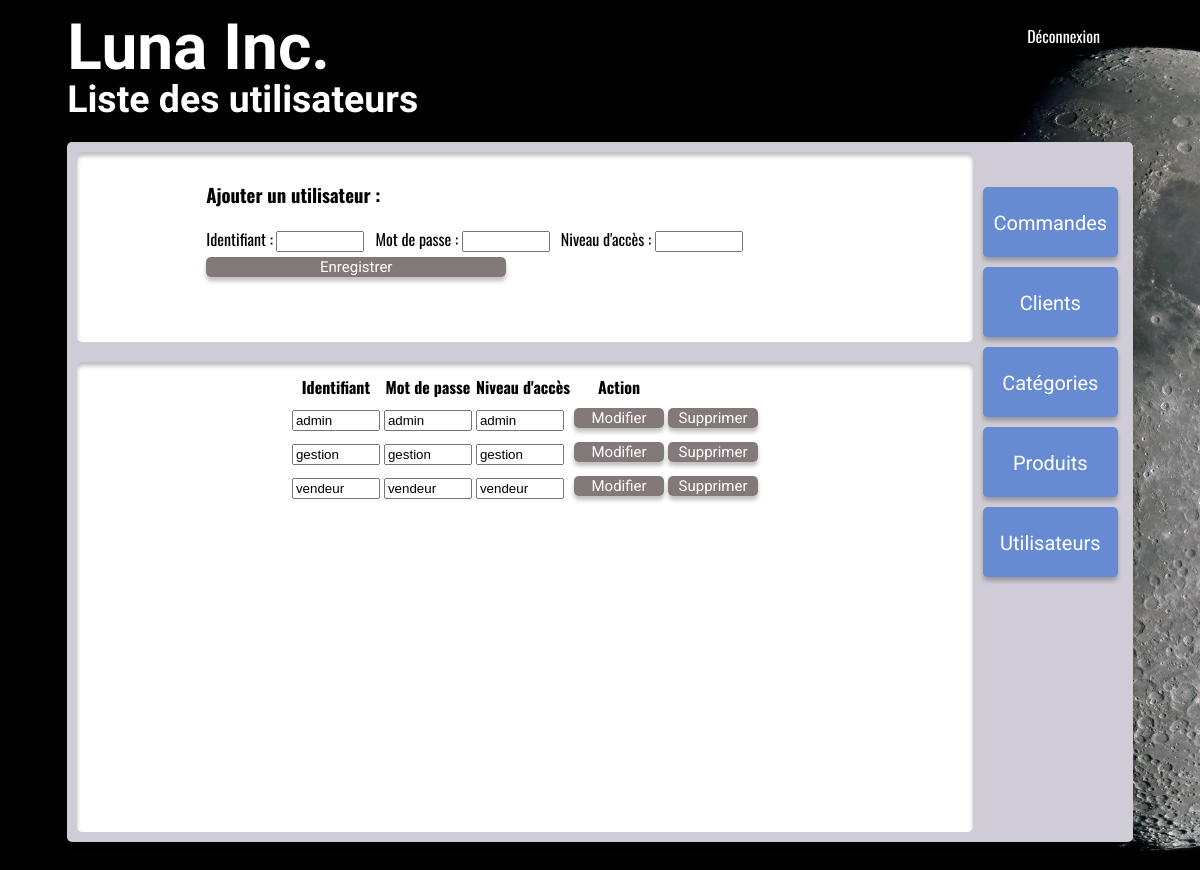
/admin/utilisateurs.php (signed in), run on the app's committed database.
### tables this page shows
CREATE TABLE IF NOT EXISTS `utilisateurs` (
  `utilisateurs_nom` varchar(45) NOT NULL,
  `utilisateurs_password` varchar(45) NOT NULL,
  `utilisateurs_privilege` varchar(45) NOT NULL,
  PRIMARY KEY (`utilisateurs_nom`)
);

### inc/sql.php (called while the page is built, shortened)
<?php
function listerUtilisateurs($conn)
{
    $req = "SELECT * FROM utilisateurs";
    if ($result = mysqli_query($conn, $req)) {
        $nbResult = mysqli_num_rows($result);
        $liste = array();
        if ($nbResult) {
            mysqli_data_seek($result, 0);
            while ($row = mysqli_fetch_array($result, MYSQLI_ASSOC)) {
                $liste[] = $row;
            }
        }
        return $liste;
    } else {
        errSQL($conn);
        exit;
    }
}
    ?>

### admin/utilisateurs.php (the view, shortened to what this page needs)
<?php
require_once("../inc/sql.php");
$liste = listerUtilisateurs($conn);
?>
<!DOCTYPE html>
<html lang="fr">
<head>
    <link rel="stylesheet" href="../assets/css/style.css">
    <link href="https://fonts.googleapis.com/css?family=Oswald|Play|Roboto&display=swap" rel="stylesheet"> </head>
</head>
<header>
<h1><a href="commandes.php">Luna Inc.</a></h1>
    <h3>Liste des utilisateurs</h3>
</header>
<body>
    <main class="boiteGrise">
    <section class="affichage">
            <form action="" method="post">
            <h3>Ajouter un utilisateur : </h3>
            <label>Identifiant :</label>
            <input type="text" name="nom" value="<?php echo isset($nom) ? $nom : "" ?>" required>
            <span><?php echo isset($erreurs['nom']) ? $erreurs['nom'] : "&nbsp;"  ?></span>
            <label>Mot de passe :</label>
            <input type="text" name="mdp" value="<?php echo isset($mdp) ? $mdp : "" ?>" required>
            <span><?php echo isset($erreurs['mdp']) ? $erreurs['mdp'] : "&nbsp;"  ?></span>
            <label>Niveau d'accès :</label>
            <input type="text" name="privilege" value="<?php echo isset($privilege) ? $privilege : "" ?>" required>
            <span><?php echo isset($erreurs['privilege']) ? $erreurs['privilege'] : "&nbsp;"  ?></span>
            <input class="submit" type="submit" name="envoi" value="Enregistrer">
            </form>
        </section>
              <?php include "../navigation.php"; ?>
        <table class="affichage">
            <tr>
                <th>Identifiant</th>
                <th>Mot de passe</th>
                <th>Niveau d'accès</th>
                <th>Action</th>
            </tr>
            <?php foreach ($liste as $row) :
                ?>
                <tr>
                <form action="" method="post">
                    <td><input type="text" name="utilisateurs_nom" value="<?= $row["utilisateurs_nom"] ?>" readonly></td>
                    <td><input type="text" name="utilisateurs_password" value="<?= $row["utilisateurs_password"] ?>" required></td>
                    <td><input type="text" name="utilisateurs_privilege" value="<?= $row["utilisateurs_privilege"] ?>" required></td>
                    <td><input class="submit" type="submit" name="envoiModifier" value="Modifier"></td>
                    <td><input class="submit" type="submit" name="envoiSupprimer" value="Supprimer"></td>
                </form>
            </tr>
        <?php
        endforeach; ?>
        </table>
          </main>
          <p><?php echo isset($retSQL) ? $retSQL : "&nbsp;" ?></p>
</body>
</html>

### assets/css/style.css (style rules this page uses)
html { background-image: url("../img/moon.jpg"); background-size: cover; font-family: 'Oswald', sans-serif; }
.boiteGrise { display: grid; grid-template-columns: 8fr 150px; grid-template-rows: 30% 70%; width: 90%; min-width: 500px; margin: auto; height: 700px; background: #CFCCD6; box-shadow: 0px 4px 4px rgba(0, 0, 0, 0.25); border-radius: 5px; }
header { margin-left: 5%; font-family: Play; font-style: normal; font-weight: bold; font-size: 2em; line-height: 0.3em; color: #FFFFFF; }
a { text-decoration: none; color: white; }
.affichage { background: #FFFFFF; box-shadow: inset 0px 4px 4px rgba(0, 0, 0, 0.25); border-radius: 5px; margin: 10px; display: grid; grid-template-columns: minmax(300px, 1fr); overflow-y:auto }
tbody, form { margin-left: auto; margin-right: auto; margin-top: 10px; }
input { max-width: 80px; }
.submit { background: #847979; border: none; box-shadow: 0px 4px 4px rgba(0, 0, 0, 0.25); border-radius: 5px; width: 90%; min-width: 90px; max-width: 300px; min-height: 20px; display: inline-block; margin: 5px 0px; cursor: pointer; font-family: Roboto; font-size: 15px; color: white; text-align: center; text-decoration: none; padding: 0px; }

### data on the page
utilisateurs: utilisateurs_nom "admin", utilisateurs_password "admin", utilisateurs_privilege "admin"
utilisateurs: utilisateurs_nom "gestion", utilisateurs_password "gestion", utilisateurs_privilege "gestion"
utilisateurs: utilisateurs_nom "vendeur", utilisateurs_password "vendeur", utilisateurs_privilege "vendeur"
